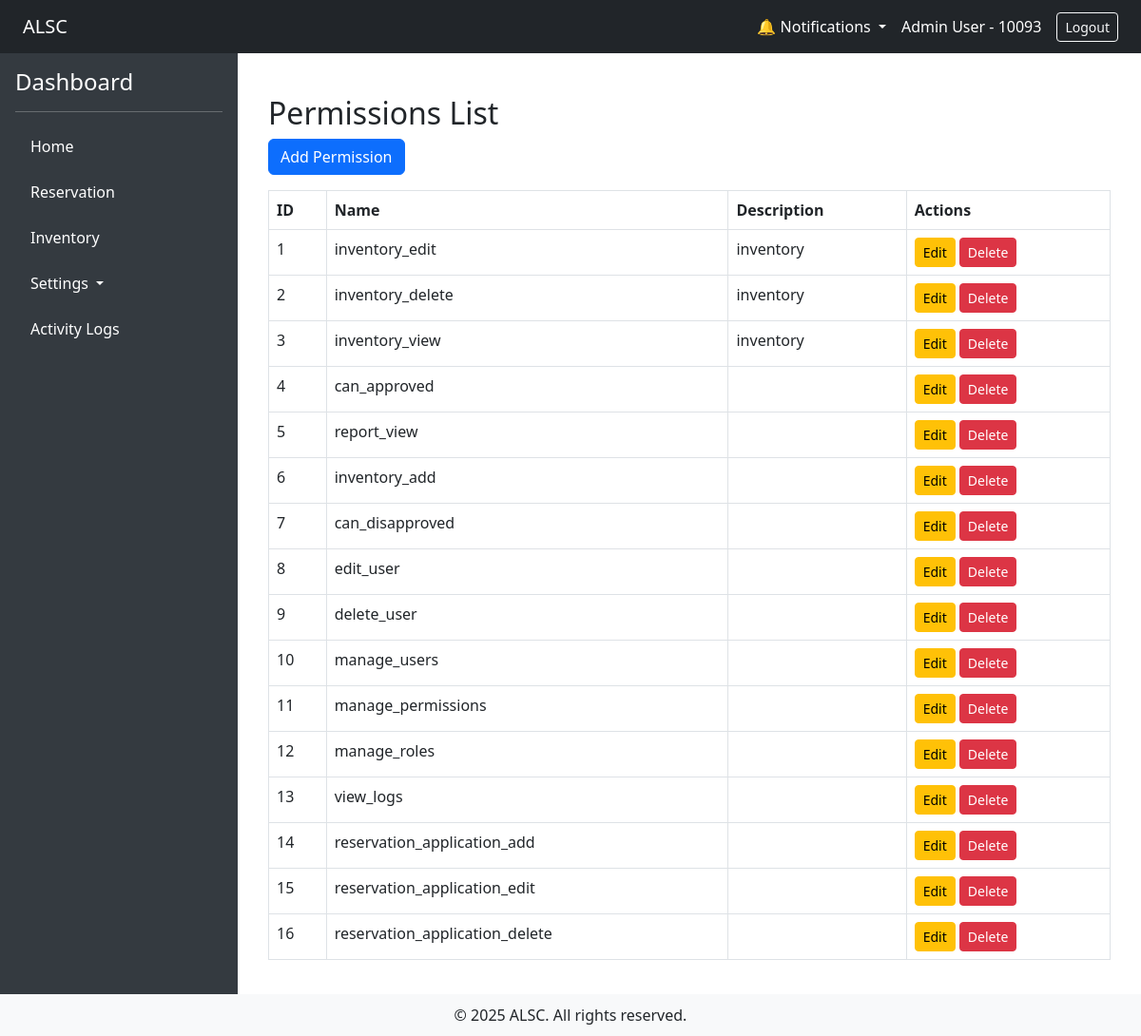
/?url=permission/index (signed in), run on the app's committed database.
### tables this page shows
CREATE TABLE `permissions` (
  `id` int(11) NOT NULL,
  `name` varchar(50) NOT NULL,
  `description` varchar(50) NOT NULL
);

### app/controllers/permission_controller.php (called while the page is built, shortened)
<?php
require_once __DIR__ . '/../models/Permissions.php';
class permission extends Controller
{
    public function index()
    {
        $permissions = Permissions::all();
        return $this->view('admin/permissions/index', ['permissions' => $permissions]);
    }
}

### app/core/App.php (called while the page is built, shortened)
<?php
class App
{
    protected $method = 'index';
    public function __construct()
    {
        $url = $this->parseUrl();
        if ($url) {
            if (file_exists(__DIR__ . '/../controllers/' . $url[0] . '_controller.php')) {
                unset($url[0]);
            }
        }
        $this->controller = new $this->controller;
        if (isset($url[1])) {
            if (method_exists($this->controller, $url[1])) {
                $this->method = $url[1];
                unset($url[1]);
            }else $this->method = "notfound";
        }
        $this->params = $url ? array_values($url) : [];
        call_user_func_array([$this->controller, $this->method], $this->params);
    }
    public function parseUrl()
    {
        if (isset($_GET['url'])) {
            return explode('/', filter_var(rtrim($_GET['url'], '/'), FILTER_SANITIZE_URL));
        }
    }
}

### index.php (called while the page is built, shortened)
<?php
require_once './app/init.php';
$app = new App;

### app/init.php (called while the page is built, shortened)
<?php
require_once 'config/Connection.php';
require_once 'core/App.php';
function url($path = '')
{
    $base = rtrim('/alsc_app', '/');
    $path = ltrim($path, '/');
    return $base . '/?url=' . $path;
}

### app/config/Connection.php (called while the page is built, shortened)
<?php
class Connection
{
    private static $instance;
    private $conn;
    public function __construct()
    {
        try {
            $dbh = "mysql:host=". DB_HOST .";dbname=". DB_NAME ;
            $this->conn = new PDO($dbh, DB_USER , DB_PASS);
            $this->conn->setAttribute(PDO::ATTR_ERRMODE, PDO::ERRMODE_EXCEPTION);
        } catch (PDOException $e) {
            echo "Connection failed: " . $e->getMessage();
        }
    }
    public static function getInstance()
    {
        if (!self::$instance) {
            self::$instance = new Connection();
        }
        return self::$instance;
    }
    public function getConnection()
    {
        return $this->conn;
    }
}

### app/models/Permissions.php (called while the page is built, shortened)
<?php
require_once __DIR__ . '/../core/Model.php';
class Permissions extends Model
{
    public static function all()
    {
        $instance = new static();
        $stmt = $instance->db->prepare("SELECT * FROM {$instance->table}");
        $stmt->execute();
        return $stmt->fetchAll(PDO::FETCH_OBJ);
    }
}

### app/core/Model.php (called while the page is built, shortened)
<?php
class Model
{
    public function __construct()
    {
        $this->db = Connection::getInstance()->getConnection();
    }
}

### app/views/admin/permissions/index.php (the view)
<div class="container mt-4">
    <h2>Permissions List</h2>
    <a href="<?= url('permission/create') ?>" class="btn btn-primary mb-3">Add Permission</a>
    <table class="table table-bordered">
        <thead>
            <tr>
                <th>ID</th>
                <th>Name</th>
                <th>Description</th>
                <th>Actions</th>
            </tr>
        </thead>
        <tbody>
            <?php foreach ($permissions as $permission): ?>
                <tr>
                    <td><?= $permission->id ?></td>
                    <td><?= htmlspecialchars($permission->name) ?></td>
                    <td><?= htmlspecialchars($permission->description) ?></td>
                    <td>
                        <a href="<?= url('permission/edit/') . $permission->id ?>" class="btn btn-sm btn-warning">Edit</a>
                        <a href="/<?= url('permission/delete/') . $permission->id ?>" class="btn btn-sm btn-danger" onclick="return confirm('Are you sure?')">Delete</a>
                    </td>
                </tr>
            <?php endforeach; ?>
        </tbody>
    </table>
</div>

### app/views/layouts/main.php (style rules this page uses)
body { min-height: 100vh; display: flex; flex-direction: column; }

### data on the page
permissions: id "1", name "inventory_edit", description "inventory"
permissions: id "2", name "inventory_delete", description "inventory"
permissions: id "3", name "inventory_view", description "inventory"
permissions: id "4", name "can_approved"
permissions: id "5", name "report_view"
permissions: id "6", name "inventory_add"
permissions: id "7", name "can_disapproved"
permissions: id "8", name "edit_user"
permissions: id "9", name "delete_user"
permissions: id "10", name "manage_users"
permissions: id "11", name "manage_permissions"
permissions: id "12", name "manage_roles"
permissions: id "13", name "view_logs"
permissions: id "14", name "reservation_application_add"
permissions: id "15", name "reservation_application_edit"
permissions: id "16", name "reservation_application_delete"

### other printed values
$_SESSION['user']['name'] "Admin User"
$_SESSION['user']['employee_id'] "10093"
